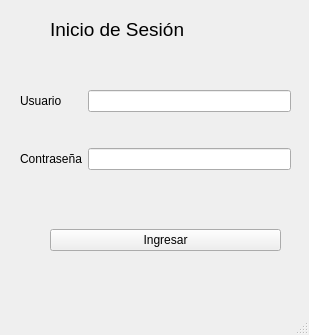
<?xml version="1.0" encoding="UTF-8"?>
<ui version="4.0">
 <class>MainWindow</class>
 <widget class="QMainWindow" name="MainWindow">
  <property name="geometry">
   <rect>
    <x>0</x>
    <y>0</y>
    <width>309</width>
    <height>335</height>
   </rect>
  </property>
  <property name="windowTitle">
   <string>MainWindow</string>
  </property>
  <widget class="QWidget" name="login_window">
   <widget class="QWidget" name="gridLayoutWidget">
    <property name="geometry">
     <rect>
      <x>20</x>
      <y>60</y>
      <width>271</width>
      <height>141</height>
     </rect>
    </property>
    <layout class="QGridLayout" name="gridLayout">
     <item row="0" column="0">
      <widget class="QLabel" name="label_2">
       <property name="text">
        <string>Usuario</string>
       </property>
      </widget>
     </item>
     <item row="1" column="0">
      <widget class="QLabel" name="label_3">
       <property name="text">
        <string>Contraseña</string>
       </property>
      </widget>
     </item>
     <item row="0" column="1">
      <widget class="QLineEdit" name="input_usuario"/>
     </item>
     <item row="1" column="1">
      <widget class="QLineEdit" name="input_pass">
       <property name="echoMode">
        <enum>QLineEdit::Password</enum>
       </property>
      </widget>
     </item>
    </layout>
   </widget>
   <widget class="QWidget" name="verticalLayoutWidget">
    <property name="geometry">
     <rect>
      <x>50</x>
      <y>9</y>
      <width>211</width>
      <height>41</height>
     </rect>
    </property>
    <layout class="QVBoxLayout" name="verticalLayout">
     <item>
      <widget class="QLabel" name="label">
       <property name="font">
        <font>
         <pointsize>14</pointsize>
        </font>
       </property>
       <property name="text">
        <string>Inicio de Sesión</string>
       </property>
      </widget>
     </item>
    </layout>
   </widget>
   <widget class="QWidget" name="gridLayoutWidget_2">
    <property name="geometry">
     <rect>
      <x>50</x>
      <y>200</y>
      <width>231</width>
      <height>80</height>
     </rect>
    </property>
    <layout class="QGridLayout" name="gridLayout_2">
     <item row="0" column="1">
      <widget class="QPushButton" name="btn_ingresar">
       <property name="text">
        <string>Ingresar</string>
       </property>
      </widget>
     </item>
    </layout>
   </widget>
  </widget>
  <widget class="QMenuBar" name="menubar">
   <property name="geometry">
    <rect>
     <x>0</x>
     <y>0</y>
     <width>309</width>
     <height>26</height>
    </rect>
   </property>
  </widget>
  <widget class="QStatusBar" name="statusbar"/>
 </widget>
 <resources/>
 <connections/>
</ui>
